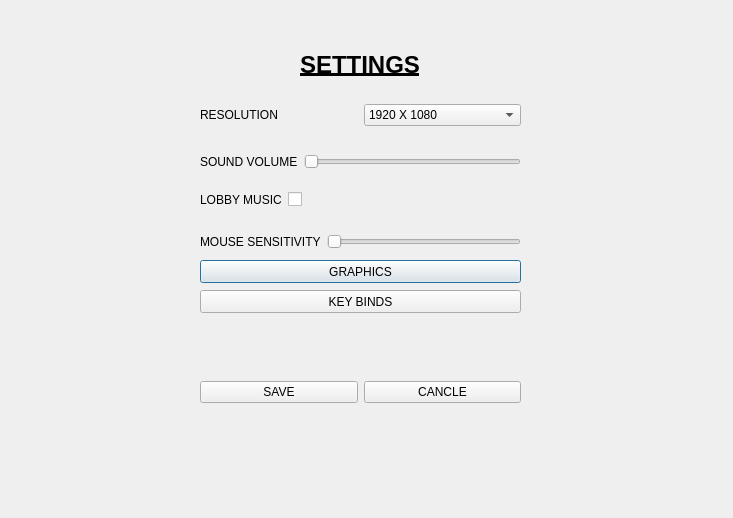
<?xml version="1.0" encoding="UTF-8"?>
<ui version="4.0">
 <class>Dialog</class>
 <widget class="QDialog" name="Dialog">
  <property name="geometry">
   <rect>
    <x>0</x>
    <y>0</y>
    <width>733</width>
    <height>518</height>
   </rect>
  </property>
  <property name="windowTitle">
   <string>Dialog</string>
  </property>
  <widget class="QLabel" name="labelSettingsTitle">
   <property name="geometry">
    <rect>
     <x>300</x>
     <y>50</y>
     <width>131</width>
     <height>31</height>
    </rect>
   </property>
   <property name="text">
    <string>&lt;html&gt;&lt;head/&gt;&lt;body&gt;&lt;p&gt;&lt;span style=&quot; font-size:18pt; font-weight:600; text-decoration: underline;&quot;&gt;SETTINGS&lt;/span&gt;&lt;/p&gt;&lt;/body&gt;&lt;/html&gt;</string>
   </property>
  </widget>
  <widget class="QPushButton" name="pushButtonGraphics">
   <property name="geometry">
    <rect>
     <x>200</x>
     <y>260</y>
     <width>321</width>
     <height>23</height>
    </rect>
   </property>
   <property name="text">
    <string>GRAPHICS</string>
   </property>
  </widget>
  <widget class="QPushButton" name="pushButtonKeyBinds">
   <property name="geometry">
    <rect>
     <x>200</x>
     <y>290</y>
     <width>321</width>
     <height>23</height>
    </rect>
   </property>
   <property name="text">
    <string>KEY BINDS</string>
   </property>
  </widget>
  <widget class="QWidget" name="layoutWidget">
   <property name="geometry">
    <rect>
     <x>200</x>
     <y>100</y>
     <width>321</width>
     <height>31</height>
    </rect>
   </property>
   <layout class="QHBoxLayout" name="horizontalLayout">
    <item>
     <widget class="QLabel" name="labelResolution">
      <property name="text">
       <string>&lt;html&gt;&lt;head/&gt;&lt;body&gt;&lt;p&gt;RESOLUTION&lt;/p&gt;&lt;/body&gt;&lt;/html&gt;</string>
      </property>
     </widget>
    </item>
    <item>
     <widget class="QComboBox" name="comboBoxResolution">
      <item>
       <property name="text">
        <string>1920 X 1080</string>
       </property>
      </item>
      <item>
       <property name="text">
        <string>1280 X 1024</string>
       </property>
      </item>
      <item>
       <property name="text">
        <string>1280 X 768</string>
       </property>
      </item>
     </widget>
    </item>
   </layout>
  </widget>
  <widget class="QWidget" name="layoutWidget">
   <property name="geometry">
    <rect>
     <x>200</x>
     <y>150</y>
     <width>321</width>
     <height>24</height>
    </rect>
   </property>
   <layout class="QHBoxLayout" name="horizontalLayout_2">
    <item>
     <widget class="QLabel" name="labelSound">
      <property name="text">
       <string>&lt;html&gt;&lt;head/&gt;&lt;body&gt;&lt;p&gt;SOUND VOLUME&lt;/p&gt;&lt;/body&gt;&lt;/html&gt;</string>
      </property>
     </widget>
    </item>
    <item>
     <widget class="QSlider" name="sliderSound">
      <property name="orientation">
       <enum>Qt::Horizontal</enum>
      </property>
     </widget>
    </item>
   </layout>
  </widget>
  <widget class="QWidget" name="layoutWidget">
   <property name="geometry">
    <rect>
     <x>200</x>
     <y>380</y>
     <width>321</width>
     <height>25</height>
    </rect>
   </property>
   <layout class="QHBoxLayout" name="horizontalLayout_4">
    <item>
     <widget class="QPushButton" name="pushButtonSave">
      <property name="text">
       <string>SAVE</string>
      </property>
     </widget>
    </item>
    <item>
     <widget class="QPushButton" name="pushButtonCancel">
      <property name="text">
       <string>CANCLE</string>
      </property>
     </widget>
    </item>
   </layout>
  </widget>
  <widget class="QWidget" name="layoutWidget">
   <property name="geometry">
    <rect>
     <x>200</x>
     <y>190</y>
     <width>161</width>
     <height>20</height>
    </rect>
   </property>
   <layout class="QHBoxLayout" name="horizontalLayout_3">
    <item>
     <widget class="QLabel" name="label">
      <property name="text">
       <string>LOBBY MUSIC</string>
      </property>
     </widget>
    </item>
    <item>
     <widget class="QCheckBox" name="checkBoxLobbyMusic">
      <property name="text">
       <string/>
      </property>
     </widget>
    </item>
   </layout>
  </widget>
  <widget class="QWidget" name="layoutWidget">
   <property name="geometry">
    <rect>
     <x>200</x>
     <y>230</y>
     <width>321</width>
     <height>24</height>
    </rect>
   </property>
   <layout class="QHBoxLayout" name="horizontalLayout_5">
    <item>
     <widget class="QLabel" name="labelMouseSensitivity">
      <property name="text">
       <string>MOUSE SENSITIVITY</string>
      </property>
     </widget>
    </item>
    <item>
     <widget class="QSlider" name="sliderMouseSensitivity">
      <property name="orientation">
       <enum>Qt::Horizontal</enum>
      </property>
     </widget>
    </item>
   </layout>
  </widget>
 </widget>
 <resources/>
 <connections/>
</ui>
